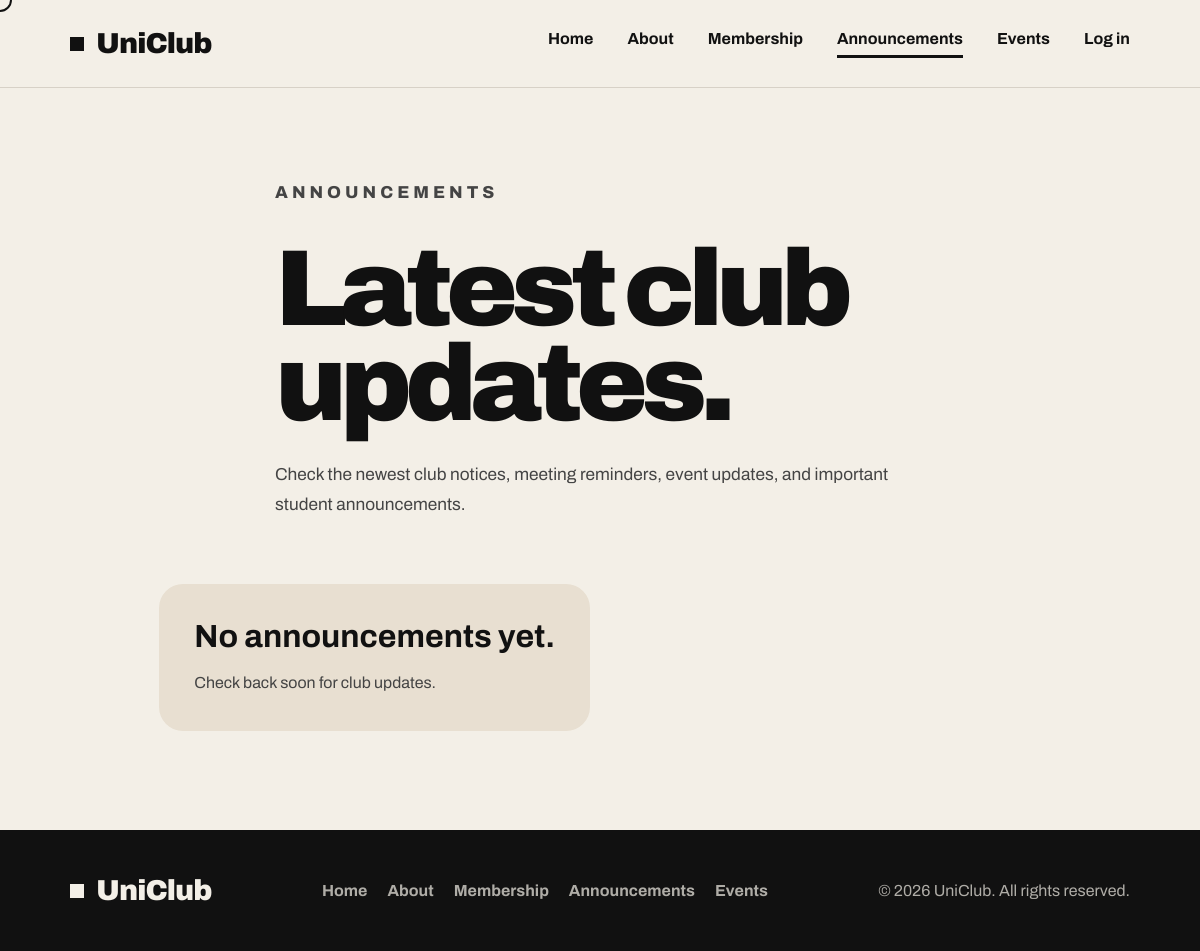
Page /phpfiles/announcements.php on the earlier database version.
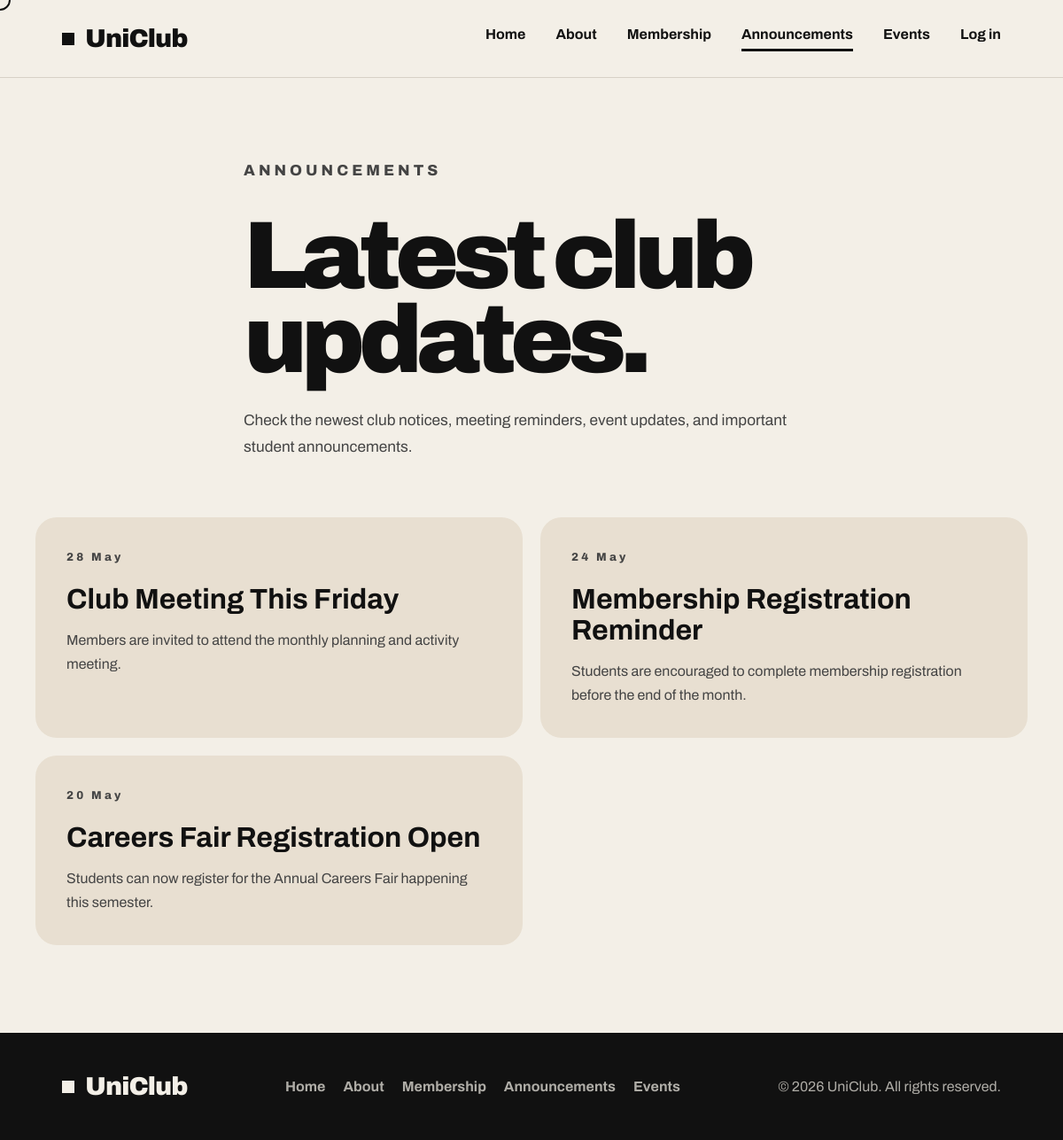
Same page on the later database version.
### tables this page shows
CREATE TABLE `announcements` (
  `announcement_id` int(6) NOT NULL,
  `announcement_subject` varchar(100) NOT NULL,
  `announcement_detail` varchar(500) NOT NULL,
  `announcement_date` date NOT NULL
);

### phpfiles/announcements.php (the view, shortened to what this page needs)
<?php
require_once 'layout.php';
require_once 'db.php';
$sql = "SELECT announcement_subject, announcement_detail, announcement_date
        FROM announcements
        ORDER BY announcement_date DESC";
$announcements = $conn->query($sql);
?>
<!DOCTYPE html>
<html lang="en">
<head>
  <link rel="stylesheet" href="../css/style.css">
</head>
<body>
<?php render_header('announcements'); ?>
<main>
  <section class="page-header">
    <p class="eyebrow">ANNOUNCEMENTS</p>
    <h1>
      Latest club
      <span>updates.</span>
    </h1>
    <p>
      Check the newest club notices, meeting reminders, event updates, and important
      student announcements.
    </p>
  </section>
  <section class="announcement-grid">
    <?php if ($announcements && $announcements->num_rows > 0): ?>
      <?php while ($announcement = $announcements->fetch_assoc()): ?>
        <div class="announcement-card" data-category="announcement">
          <p class="date"><?= htmlspecialchars(date('d M', strtotime($announcement['announcement_date']))) ?></p>
          <h2><?= htmlspecialchars($announcement['announcement_subject']) ?></h2>
          <p><?= htmlspecialchars($announcement['announcement_detail']) ?></p>
        </div>
      <?php endwhile; ?>
    <?php else: ?>
      <div class="announcement-card">
        <h2>No announcements yet.</h2>
        <p>Check back soon for club updates.</p>
      </div>
    <?php endif; ?>
  </section>
</main>
<?php render_footer(); ?>
</body>
</html>

### phpfiles/layout.php (shortened to what this page needs)
<?php
function render_header($active = '', $fromRoot = false) {
    $prefix = $fromRoot ? 'phpfiles/' : '';
    $home = $fromRoot ? 'index.php' : '../index.php';
    $loggedIn = isset($_SESSION['username']);
    $role = '';
    $isAdmin = $loggedIn && $role === 'Admin';
    $profileLink = $isAdmin ? $prefix . 'admin_profilepage.php' : $prefix . 'member_profilepage.php';
?>
<nav class="navbar">
  <div class="logo">
    <span></span>
    UniClub
  </div>
  <div class="nav-links">
    <a href="<?= $home ?>" class="<?= $active === 'home' ? 'active' : '' ?>">Home</a>
    <a href="<?= $prefix ?>about.php" class="<?= $active === 'about' ? 'active' : '' ?>">About</a>
    <?php if (!$loggedIn): ?>
      <a href="<?= $prefix ?>membership.php" class="<?= $active === 'membership' ? 'active' : '' ?>">Membership</a>
    <?php endif; ?>
    <a href="<?= $prefix ?>announcements.php" class="<?= $active === 'announcements' ? 'active' : '' ?>">Announcements</a>
    <a href="<?= $prefix ?>events.php" class="<?= $active === 'events' ? 'active' : '' ?>">Events</a>
    <?php if ($loggedIn): ?>
      <a href="<?= $profileLink ?>" class="<?= $active === 'profile' ? 'active' : '' ?>">Profile</a>
      <a href="<?= $prefix ?>logout.php">Logout</a>
    <?php else: ?>
      <a href="<?= $prefix ?>login.php" class="<?= $active === 'login' ? 'active' : '' ?>">Log in</a>
    <?php endif; ?>
  </div>
</nav>
<?php
}
function render_footer($fromRoot = false) {
    $prefix = $fromRoot ? 'phpfiles/' : '';
    $home = $fromRoot ? 'index.php' : '../index.php';
?>
<footer class="footer">
  <div class="footer-logo">
    <span></span>
    UniClub
  </div>
  <div class="footer-links">
    <a href="<?= $home ?>">Home</a>
    <a href="<?= $prefix ?>about.php">About</a>
    <a href="<?= $prefix ?>membership.php">Membership</a>
    <a href="<?= $prefix ?>announcements.php">Announcements</a>
    <a href="<?= $prefix ?>events.php">Events</a>
  </div>
  <p>© 2026 UniClub. All rights reserved.</p>
</footer>
<?php
}
?>

### css/style.css (style rules this page uses)
* { margin:0; padding:0; box-sizing:border-box; }
main { display: flex; flex-direction: column; flex: 1; }
html { scroll-behavior:smooth; }
body { font-family:'Archivo', sans-serif; background:#f3efe7; color:#111; overflow-x:hidden; cursor:auto; padding-bottom: 120px; }
.navbar { width:100%; height:88px; padding:0 70px; display:flex; justify-content:space-between; align-items:center; border-bottom:1px solid #d7d1c7; background:#f3efe7; position:sticky; top:0; z-index:999; }
.logo, .footer-logo { display:flex; align-items:center; gap:12px; font-size:1.8rem; font-weight:900; letter-spacing:-1px; }
.logo span, .footer-logo span { width:14px; height:14px; background:#111; display:block; }
.nav-links { display:flex; gap:34px; }
.nav-links a { text-decoration:none; color:#111; font-size:1rem; font-weight:700; padding-bottom:8px; transition:0.2s ease; }
.nav-links a:hover, .nav-links a.active { border-bottom:3px solid #111; }
.eyebrow { font-size:0.78rem; font-weight:800; letter-spacing:0.25rem; color:#666; margin-bottom:25px; }
.hero h1, .page-header h1 { font-size:clamp(5rem, 9vw, 8.5rem); line-height:0.88; letter-spacing:-7px; font-weight:900; margin-bottom:28px; }
.hero h1 span, .page-header h1 span { display:block; }
.hero-text, .page-header p { max-width:650px; font-size:1.08rem; line-height:1.7; color:#444; margin-bottom:35px; }
.section-intro, .page-header { max-width:1200px; margin:auto; padding:90px 40px 30px; }
.announcement-grid { max-width:1200px; margin:auto; padding:0 40px 100px; display:grid; grid-template-columns:repeat(2,1fr); gap:20px; }
.announcement-card { background:#e8dfd1; border-radius:24px; padding:35px; }
.date { font-size:0.8rem; letter-spacing:0.2rem; font-weight:800; color:#666; margin-bottom:18px; }
.announcement-card h2 { margin-bottom:15px; font-size:2rem; }
.announcement-card p { line-height:1.7; color:#444; }
.footer { background:#111; color:#f3efe7; padding:45px 70px; display:flex; justify-content:space-between; align-items:center; gap:30px; flex-wrap:wrap; position: fixed; bottom: 0; left: 0; width: 100%; }
.footer-logo span { background:#f3efe7; }
.footer-links { display:flex; gap:20px; flex-wrap:wrap; }
.footer-links a { color:#f3efe7; text-decoration:none; font-weight:700; opacity:0.7; }
.footer p { opacity:0.7; }

Differences in the rows shown:
added announcements: announcement_date "28 May", announcement_subject "Club Meeting This Friday", announcement_detail "Members are invited to attend the monthly planning and activity meeting."
added announcements: announcement_date "24 May", announcement_subject "Membership Registration Reminder", announcement_detail "Students are encouraged to complete membership registration before the end of the month."
added announcements: announcement_date "20 May", announcement_subject "Careers Fair Registration Open", announcement_detail "Students can now register for the Annual Careers Fair happening this semester."
Other differences:
text no longer shown: "No announcements yet. Check back soon for club updates."
